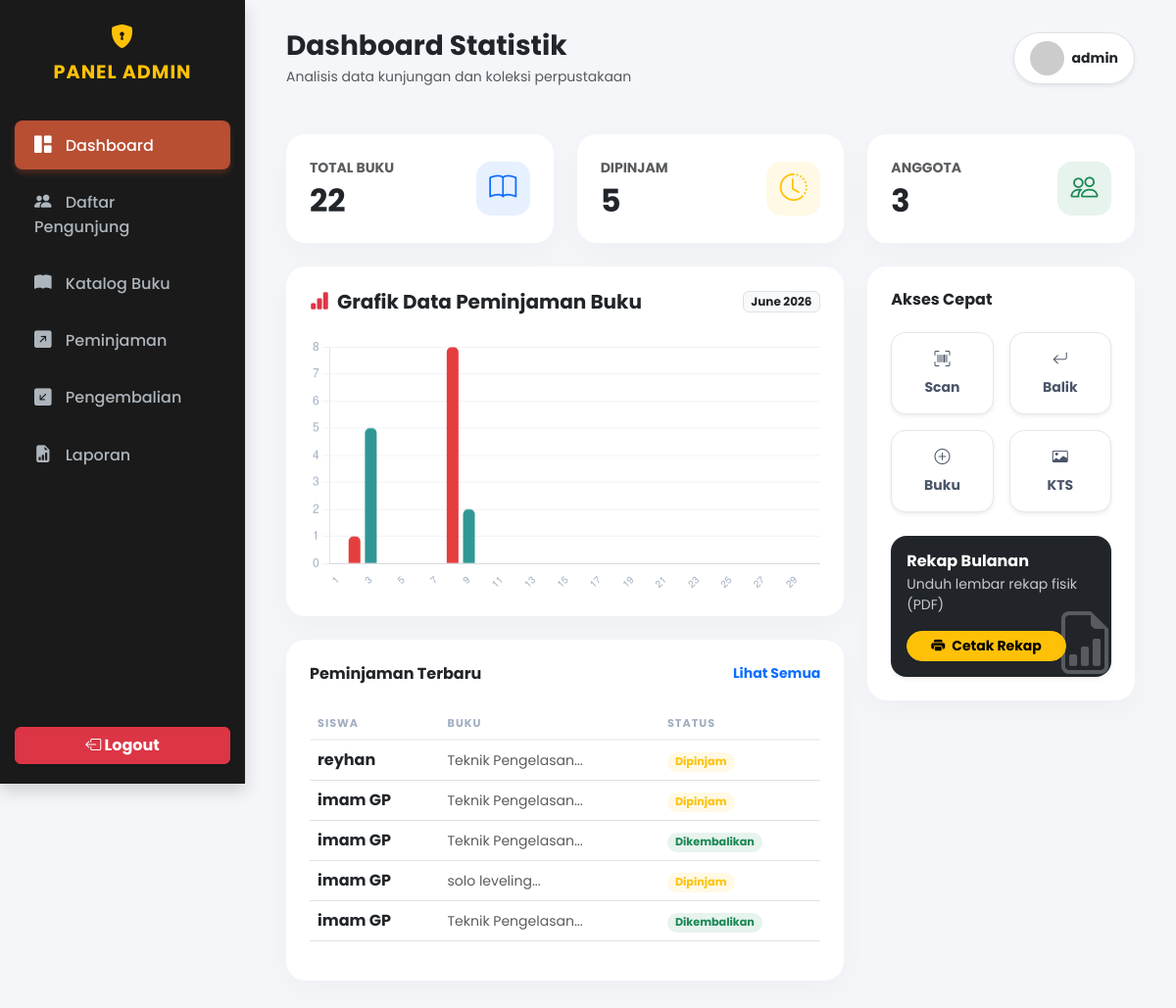
/admin/index.php (signed in), run on the app's committed database.
### tables this page shows
CREATE TABLE IF NOT EXISTS `peminjaman` (
  `id` int(11) NOT NULL AUTO_INCREMENT,
  `id_buku` int(11) NOT NULL,
  `nama_peminjam` varchar(100) NOT NULL,
  `kelas` varchar(50) NOT NULL,
  `tanggal_pinjam` date NOT NULL,
  `tanggal_kembali` date NOT NULL,
  `status` varchar(50) NOT NULL DEFAULT 'Dipinjam',
  PRIMARY KEY (`id`),
  KEY `id_buku` (`id_buku`)
);

CREATE TABLE IF NOT EXISTS `books` (
  `id` int(11) NOT NULL AUTO_INCREMENT,
  `barcode_buku` varchar(50) DEFAULT NULL,
  `title` varchar(255) NOT NULL,
  `author` varchar(150) DEFAULT NULL,
  `category` varchar(100) NOT NULL,
  `rak` varchar(50) DEFAULT NULL,
  `description` text NOT NULL,
  `cover` varchar(255) DEFAULT NULL,
  PRIMARY KEY (`id`),
  UNIQUE KEY `barcode_buku` (`barcode_buku`)
);

### admin/index.php (the view, shortened to what this page needs)
<?php
require_once '../config/koneksi.php';
$total_buku = $mysqli->query("SELECT COUNT(*) as total FROM books")->fetch_assoc()['total'];
$sedang_dipinjam = $mysqli->query("SELECT COUNT(*) as total FROM peminjaman WHERE status = 'Dipinjam'")->fetch_assoc()['total'];
$total_siswa = $mysqli->query("SELECT COUNT(*) as total FROM siswa")->fetch_assoc()['total'];
$bulan_sekarang = date('m');
$tahun_sekarang = date('Y');
$jumlah_hari = cal_days_in_month(CAL_GREGORIAN, $bulan_sekarang, $tahun_sekarang);
$label_grafik = [];
$data_grafik = [];
for ($d = 1; $d <= $jumlah_hari; $d++) {
    $label_grafik[] = $d;
    $data_grafik[$d] = 0;
}
$query_peminjaman_bulanan = $mysqli->query("
    SELECT DAY(tanggal_pinjam) as tanggal, COUNT(*) as jumlah
    FROM peminjaman
    WHERE MONTH(tanggal_pinjam) = '$bulan_sekarang'
    AND YEAR(tanggal_pinjam) = '$tahun_sekarang'
    GROUP BY DAY(tanggal_pinjam)
");
while($row = $query_peminjaman_bulanan->fetch_assoc()) {
    $tgl = (int)$row['tanggal'];
    $data_grafik[$tgl] = (int)$row['jumlah'];
}
$data_grafik_final = array_values($data_grafik);
$nama_bulan_ini = date('F Y');
$peminjaman_terbaru = $mysqli->query("
    SELECT p.*, b.title
    FROM peminjaman p
    JOIN books b ON p.id_buku = b.id
    ORDER BY p.tanggal_pinjam DESC, p.id DESC
    LIMIT 5
");
$nama_admin = $_SESSION['username'] ?? 'Admin';
?>
<!DOCTYPE html>
<html lang="id">
<head>
    <link href="https://cdn.jsdelivr.net/npm/bootstrap@5.3.0/dist/css/bootstrap.min.css" rel="stylesheet">
    <link rel="stylesheet" href="https://cdn.jsdelivr.net/npm/bootstrap-icons@1.10.5/font/bootstrap-icons.css">
</head>
<body>
    <?php include 'sidebar.php'; ?>
    <div class="main-content">
        <div class="container-fluid">
            <div class="d-flex justify-content-between align-items-center mb-5">
                <div>
                    <h3 class="fw-bold m-0 text-dark">Dashboard Statistik</h3>
                    <p class="m-0 text-muted mt-1 small">Analisis data kunjungan dan koleksi perpustakaan</p>
                </div>
                <div class="d-flex align-items-center bg-white px-3 py-2 rounded-pill shadow-sm border">
                    <img src="https://ui-avatars.com/api/?name=<?= urlencode($nama_admin) ?>&background=B84E32&color=fff" class="rounded-circle me-2" width="35">
                    <span class="fw-bold small text-dark"><?= htmlspecialchars($nama_admin) ?></span>
                </div>
            </div>
            <div class="row g-4 mb-4">
                <div class="col-md-4">
                    <div class="modern-card d-flex align-items-center justify-content-between">
                        <div>
                            <p class="text-muted fw-bold small mb-1">TOTAL BUKU</p>
                            <h2 class="fw-bold mb-0"><?= $total_buku ?></h2>
                        </div>
                        <div class="icon-box bg-primary bg-opacity-10 text-primary"><i class="bi bi-book fs-3"></i></div>
                    </div>
                </div>
                <div class="col-md-4">
                    <div class="modern-card d-flex align-items-center justify-content-between">
                        <div>
                            <p class="text-muted fw-bold small mb-1">DIPINJAM</p>
                            <h2 class="fw-bold mb-0"><?= $sedang_dipinjam ?></h2>
                        </div>
                        <div class="icon-box bg-warning bg-opacity-10 text-warning"><i class="bi bi-clock-history fs-3"></i></div>
                    </div>
                </div>
                <div class="col-md-4">
                    <div class="modern-card d-flex align-items-center justify-content-between">
                        <div>
                            <p class="text-muted fw-bold small mb-1">ANGGOTA</p>
                            <h2 class="fw-bold mb-0"><?= $total_siswa ?></h2>
                        </div>
                        <div class="icon-box bg-success bg-opacity-10 text-success"><i class="bi bi-people fs-3"></i></div>
                    </div>
                </div>
            </div>
            <div class="row g-4">
                <div class="col-lg-8">
                    <div class="modern-card mb-4">
                        <div class="d-flex justify-content-between align-items-center mb-4">
                            <h5 class="fw-bold m-0"><i class="bi bi-bar-chart-fill text-danger me-2"></i>Grafik Data Peminjaman Buku</h5>
                            <span class="badge bg-light text-dark border"><?= $nama_bulan_ini ?></span>
                        </div>
                        <canvas id="chartPeminjamanBulanan" height="150"></canvas>
                    </div>
                    <div class="modern-card">
                        <div class="d-flex justify-content-between align-items-center mb-4">
                            <h6 class="fw-bold m-0">Peminjaman Terbaru</h6>
                            <a href="peminjaman.php" class="text-primary small text-decoration-none fw-bold">Lihat Semua</a>
                        </div>
                        <div class="table-responsive">
                            <table class="table modern-table align-middle">
                                <thead>
                                    <tr>
                                        <th>Siswa</th>
                                        <th>Buku</th>
                                        <th>Status</th>
                                    </tr>
                                </thead>
                                <tbody>
                                    <?php if($peminjaman_terbaru->num_rows > 0): while($pt = $peminjaman_terbaru->fetch_assoc()): ?>
                                    <tr>
                                        <td class="fw-bold"><?= htmlspecialchars($pt['nama_peminjam']) ?></td>
                                        <td class="small text-muted"><?= htmlspecialchars(substr($pt['title'], 0, 35)) ?>...</td>
                                        <td>
                                            <span class="badge bg-<?= $pt['status'] == 'Dipinjam' ? 'warning' : 'success' ?> bg-opacity-10 text-<?= $pt['status'] == 'Dipinjam' ? 'warning' : 'success' ?> px-2 py-1 rounded-pill" style="font-size: 0.7rem;">
                                                <?= $pt['status'] ?>
                                            </span>
                                        </td>
                                    </tr>
                                    <?php endwhile; else: ?>
                                    <tr><td colspan="3" class="text-center py-4 small text-muted">Belum ada aktivitas.</td></tr>
                                    <?php endif; ?>
                                </tbody>
                            </table>
                        </div>
                    </div>
                </div>
                <div class="col-lg-4">
                    <div class="modern-card">
                        <h6 class="fw-bold mb-4">Akses Cepat</h6>
                        <div class="row g-3">
                            <div class="col-6"><a href="peminjaman.php" class="shortcut-btn shadow-sm"><i class="bi bi-upc-scan d-block mb-1"></i><small class="fw-bold">Scan</small></a></div>
                            <div class="col-6"><a href="pengembalian.php" class="shortcut-btn shadow-sm"><i class="bi bi-arrow-return-left d-block mb-1"></i><small class="fw-bold">Balik</small></a></div>
                            <div class="col-6"><a href="books.php" class="shortcut-btn shadow-sm"><i class="bi bi-plus-circle d-block mb-1"></i><small class="fw-bold">Buku</small></a></div>
                            <div class="col-6"><a href="cetak_kartu.php" class="shortcut-btn shadow-sm"><i class="bi bi-card-image d-block mb-1"></i><small class="fw-bold">KTS</small></a></div>
                        </div>
                        <div class="mt-4 p-3 rounded-4 bg-dark text-white shadow-sm position-relative overflow-hidden">
                            <h6 class="fw-bold mb-1 position-relative z-1">Rekap Bulanan</h6>
                            <p class="small opacity-75 mb-3 position-relative z-1">Unduh lembar rekap fisik (PDF)</p>
                            <a href="cetak_rekap.php" target="_blank" class="btn btn-warning btn-sm fw-bold rounded-pill px-4 position-relative z-1">
                                <i class="bi bi-printer-fill me-1"></i> Cetak Rekap
                            </a>
                            <i class="bi bi-file-earmark-bar-graph position-absolute opacity-25" style="font-size: 4rem; right: -5px; bottom: -15px;"></i>
                        </div>
                    </div>
                </div>
            </div>
        </div>
    </div>
    <script>
        const ctx = document.getElementById('chartPeminjamanBulanan').getContext('2d');
        // Membuat variasi palet warna batang dinamis (teal/merah muda) menyerupai kertas fisik laporan
        const labelDays = <?= json_encode($label_grafik); ?>;
        const dataValues = <?= json_encode($data_grafik_final); ?>;
        const backgroundColors = dataValues.map((val, index) => {
            return index % 2 === 0 ? '#319795' : '#E53E3E'; // Kombinasi warna batang estetik
        });
        new Chart(ctx, {
            type: 'bar', // Mengubah tipe grafik dari 'line' menjadi 'bar' (Grafik Batang)
            data: {
                labels: labelDays,
                datasets: [{
                    label: 'Jumlah Buku Dipinjam',
                    data: dataValues,
                    backgroundColor: backgroundColors,
                    borderRadius: 5,
                    borderWidth: 0
                }]
            },
            options: {
                responsive: true,
                plugins: {
                    legend: { display: false }
                },
                scales: {
                    y: {
                        beginAtZero: true,
                        ticks: { stepSize: 1, color: '#a0aec0' },
                        grid: { color: '#f0f2f5' }
                    },
                    x: {
                        ticks: { color: '#a0aec0', font: { size: 10 } },
                        grid: { display: false }
                    }
                }
            }
        });
    </script>
</body>
</html>

### admin/index.php (style rules this page uses)
body { font-family: 'Poppins', sans-serif; background-color: #f8f9fa; }
.main-content { margin-left: 260px; padding: 30px; }
.modern-card { border: none; border-radius: 20px; box-shadow: 0 10px 30px rgba(0,0,0,0.03); background: #ffffff; padding: 1.5rem; }
.icon-box { width: 55px; height: 55px; border-radius: 15px; display: flex; align-items: center; justify-content: center; }
.modern-table th { text-transform: uppercase; font-size: 0.7rem; letter-spacing: 1px; color: #a0aec0; border-bottom: 2px solid #f0f2f5; }
.shortcut-btn { border-radius: 15px; padding: 15px; text-align: center; text-decoration: none; color: #4a5568; background: #fff; border: 1px solid #e2e8f0; transition: all 0.2s; display: block; }

### admin/sidebar.php (style rules this page uses)
body { background-color: #f4f6f9; font-family: 'Poppins', sans-serif; overflow-x: hidden; }
.main-content { margin-left: 250px; padding: 30px; min-height: 100vh; }

### data on the page
peminjaman: nama_peminjam "reyhan", id_buku.title "Teknik Pengelasan", status "Dipinjam"
peminjaman: nama_peminjam "imam GP", id_buku.title "Teknik Pengelasan", status "Dipinjam"
peminjaman: nama_peminjam "imam GP", id_buku.title "Teknik Pengelasan", status "Dikembalikan"
peminjaman: nama_peminjam "imam GP", id_buku.title "solo leveling", status "Dipinjam"
peminjaman: nama_peminjam "imam GP", id_buku.title "Teknik Pengelasan", status "Dikembalikan"

### other printed values
$nama_admin "admin"
$total_buku "22"
$sedang_dipinjam "5"
$total_siswa "3"
chart data {{ json_encode($label_grafik) }} [1,2,3,4,5,6,7,8,9,10,11,12,13,14,15,16,17,18,19,20,21,22,23,24,25,26,27,28,29,30]
chart data {{ json_encode($data_grafik_final) }} [0,1,5,0,0,0,0,8,2,0,0,0,0,0,0,0,0,0,0,0,0,0,0,0,0,0,0,0,0,0]
